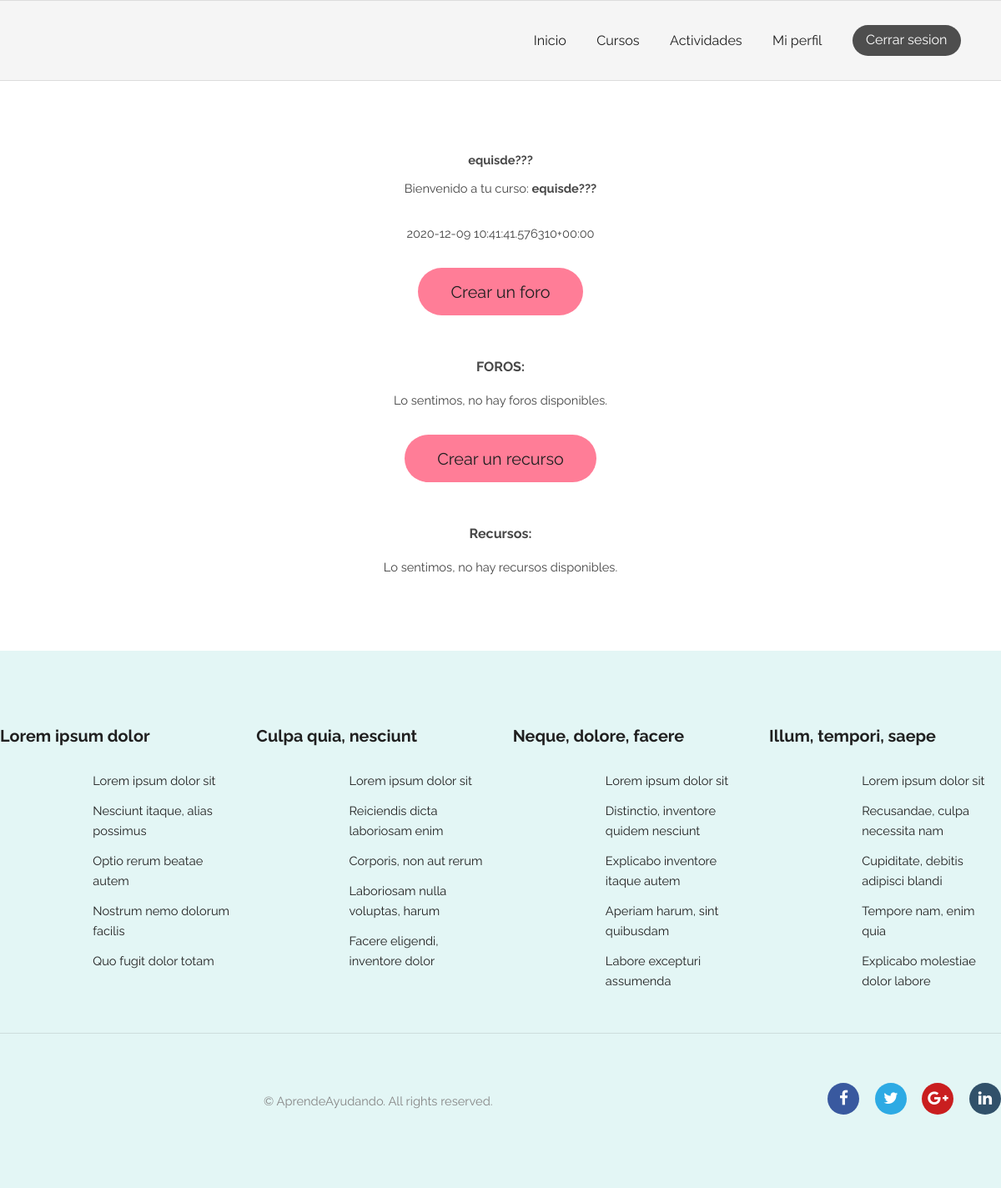
The page /courses/11/ (signed in) on the database as committed earlier.
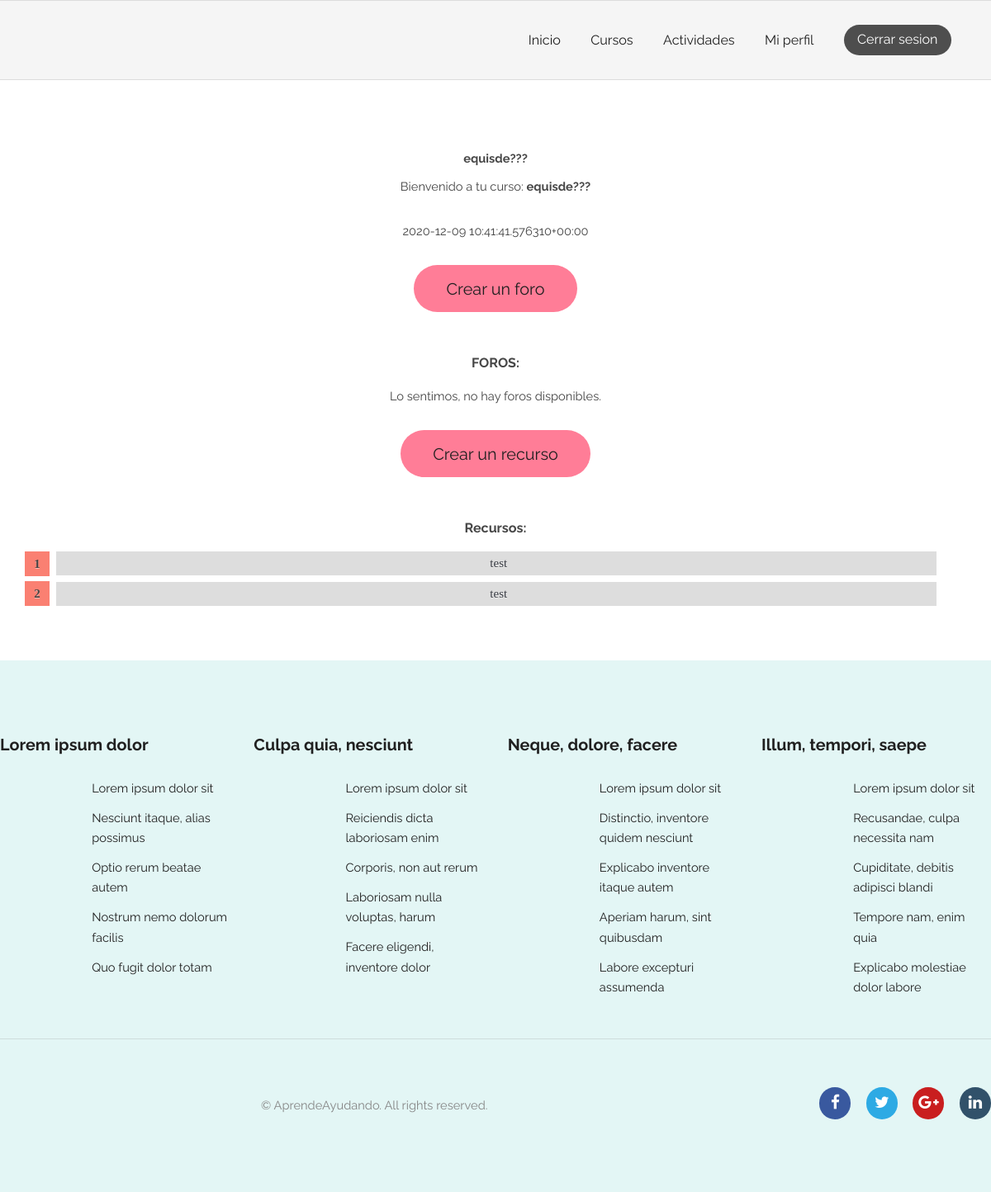
The same page on the database as committed later.
### courses/models.py (models this page shows)
class Resource(models.Model):
    course = models.ForeignKey(Course, on_delete=models.CASCADE)
    resourceText = models.CharField(max_length=200)
    resourceLink = models.CharField(max_length=200)
    pub_date = models.DateTimeField(verbose_name="date published", auto_now_add=True)
    class Meta:
        verbose_name = "Recurso"
        verbose_name_plural = "Recursos"

### courses/views.py (the view)
# urls.py: path('<int:course_id>/', views.join, name='join'), # /courses/curso/1
@login_required
def join(request, course_id): #Esto antes era join
    course = get_object_or_404(Course, pk=course_id)
    forumListAux = Forum.objects.all()
    forumListCourse = []
    for forum in forumListAux:
        if course.id == forum.activityCourseFk:
            forumListCourse.append(forum)
    resourceListAux = Resource.objects.all()
    resourceListCourse = []
    for resource in resourceListAux:
        if course.id == resource.course_id:
            resourceListCourse.append(resource)
    success = False
    isTeacher = False
    if request.user==course.teacher:
       isTeacher = True
    if request.user not in course.enrolled_users.all() and not isTeacher:
        return inscription(request, course_id)
    show_de_enroll = False
    if request.user in course.enrolled_users.all():
        show_de_enroll = True
    grupo = 'Invitado';
    if request.user.has_perm('courses.view_course'):
        grupo = 'Estudiante'
    if request.user.has_perm('courses.add_course'):
        grupo = 'Profesor'
    if request.user.has_perm('activity.add_activity'):
        grupo = 'Entidad'
    context = {
        'grupo': grupo,
        'course': course,
        'success': success,
        'usuario': request.user,
        'isTeacher': isTeacher,
        'show_de_enroll':show_de_enroll,
        'forumListCourse': forumListCourse,
        'resourceListCourse': resourceListCourse,
    }
    return render(request, 'courses/curso.html', context)

### AprendeAyudando/templates/courses/curso.html (shortened to what this page needs)
{% extends "registration/base.html" %}
{% block style %}
    {% load static %}
    <link rel="stylesheet" type="text/css" href="{% static 'courses/style.css' %}">
{% endblock %}
{% block content %}
<section class="wrapper align-center login">
    <div class="container 100%">
        <h1>{{ course.title }}</h1>
        {% if isTeacher is True %}
            <p>Bienvenido a tu curso: <strong>{{ course.title }}</strong></p>
        {% else %}
            <p>Hola {{ usuario.first_name }}, te encuentras en el curso: <strong>{{ course.title }}</strong> del profesor <strong>{{ course.teacher.first_name }}</strong></p>
        {% endif %}
        <p>{{course.description}}</p>
        {% if isTeacher is True %}
            <a style="margin-bottom: 50px;" href="{% url 'forum:create' course.id %}" class="button big pink">Crear un foro</a>
        {% endif %}
        <h4>FOROS:</h4>
        {% if forumListCourse %}
            <ol id="prettyList" style="width:92%;">
                {% for forum in forumListCourse %}
                    <li id="prettyListItem"><a href="{% url 'forum:join' forum.id %}">{{ forum.title }}</a></li>
                {% endfor %}
            </ol>
        {% else %}
            <p>Lo sentimos, no hay foros disponibles.</p>
        {% endif %}
        {% if isTeacher is True %}
            <a style="margin-bottom: 50px;" href="{% url 'courses:createResource' course.id %}" class="button big pink">Crear un recurso</a>
        {% endif %}
        <h4>Recursos:</h4>
        {% if resourceListCourse %}
            <ol id="prettyList" style="width:92%;">
                {% for resource in resourceListCourse %}
                    <li id="prettyListItem"><a href={{ resource.resourceLink }}>{{ resource.resourceText }}</a></li>
                {% endfor %}
            </ol>
        {% else %}
            <p>Lo sentimos, no hay recursos disponibles.</p>
        {% endif %}
    </div>
</section>
{% endblock %}

Rows that differ between the two databases and show on the page:
added Resource: resourceText "test"
added Resource: resourceText "test"
Other text that changed with them:
text no longer shown: "Lo sentimos, no hay recursos disponibles."
